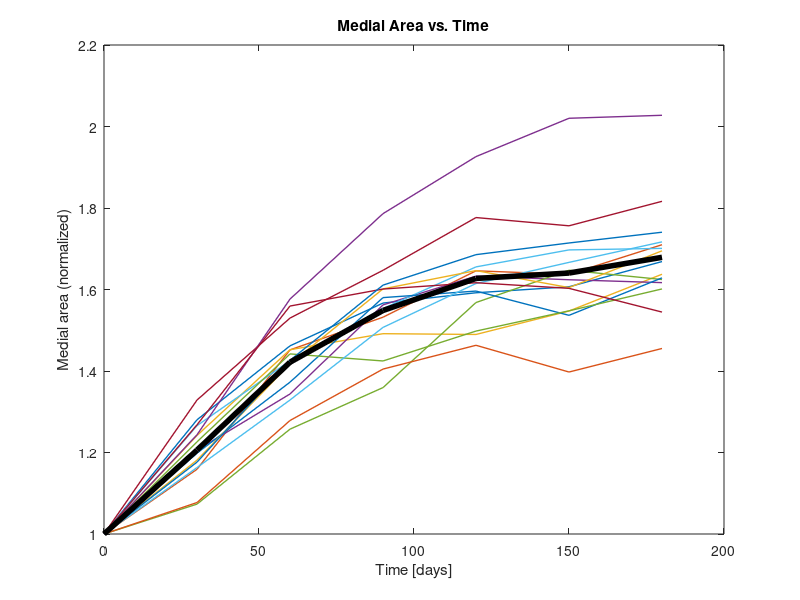

Recreate this plot in MATLAB.
% Postprocessing

clear variables
close all
clc

%% Initialize all matrices
number_of_run=15;
follow_up_points=9;

SMC_MEDIA = zeros(number_of_run,follow_up_points);
GRAFT_AREA = SMC_MEDIA;
WALL_AREA = SMC_MEDIA;
MEDIA_AREA = SMC_MEDIA;
INT_AREA = SMC_MEDIA;

TIME=(0:1:6);

%% Fill the matrices run by run
load data1
SMC_MEDIA(1,:)=SMCmedia;
GRAFT_AREA(1,:)=Graft_AREA;
WALL_AREA(1,:)=Wall_area;
MEDIA_AREA(1,:)=Med_area;
INT_AREA(1,:)=Wall_area-Med_area;

load data2
SMC_MEDIA(2,:)=SMCmedia;
GRAFT_AREA(2,:)=Graft_AREA;
WALL_AREA(2,:)=Wall_area;
MEDIA_AREA(2,:)=Med_area;
INT_AREA(2,:)=Wall_area-Med_area;

load data3
SMC_MEDIA(3,:)=SMCmedia;
GRAFT_AREA(3,:)=Graft_AREA;
WALL_AREA(3,:)=Wall_area;
MEDIA_AREA(3,:)=Med_area;
INT_AREA(3,:)=Wall_area-Med_area;

load data4
SMC_MEDIA(4,:)=SMCmedia;
GRAFT_AREA(4,:)=Graft_AREA;
WALL_AREA(4,:)=Wall_area;
MEDIA_AREA(4,:)=Med_area;
INT_AREA(4,:)=Wall_area-Med_area;

load data5
SMC_MEDIA(5,:)=SMCmedia;
GRAFT_AREA(5,:)=Graft_AREA;
WALL_AREA(5,:)=Wall_area;
MEDIA_AREA(5,:)=Med_area;
INT_AREA(5,:)=Wall_area-Med_area;

load data6
SMC_MEDIA(6,:)=SMCmedia;
GRAFT_AREA(6,:)=Graft_AREA;
WALL_AREA(6,:)=Wall_area;
MEDIA_AREA(6,:)=Med_area;
INT_AREA(6,:)=Wall_area-Med_area;

load data7
SMC_MEDIA(7,:)=SMCmedia;
GRAFT_AREA(7,:)=Graft_AREA;
WALL_AREA(7,:)=Wall_area;
MEDIA_AREA(7,:)=Med_area;
INT_AREA(7,:)=Wall_area-Med_area;

load data8
SMC_MEDIA(8,:)=SMCmedia;
GRAFT_AREA(8,:)=Graft_AREA;
WALL_AREA(8,:)=Wall_area;
MEDIA_AREA(8,:)=Med_area;
INT_AREA(8,:)=Wall_area-Med_area;

load data9
SMC_MEDIA(9,:)=SMCmedia;
GRAFT_AREA(9,:)=Graft_AREA;
WALL_AREA(9,:)=Wall_area;
MEDIA_AREA(9,:)=Med_area;
INT_AREA(9,:)=Wall_area-Med_area;

load data10
SMC_MEDIA(10,:)=SMCmedia;
GRAFT_AREA(10,:)=Graft_AREA;
WALL_AREA(10,:)=Wall_area;
MEDIA_AREA(10,:)=Med_area;
INT_AREA(10,:)=Wall_area-Med_area;

load data11
SMC_MEDIA(11,:)=SMCmedia;
GRAFT_AREA(11,:)=Graft_AREA;
WALL_AREA(11,:)=Wall_area;
MEDIA_AREA(11,:)=Med_area;
INT_AREA(11,:)=Wall_area-Med_area;

load data12
SMC_MEDIA(12,:)=SMCmedia;
GRAFT_AREA(12,:)=Graft_AREA;
WALL_AREA(12,:)=Wall_area;
MEDIA_AREA(12,:)=Med_area;
INT_AREA(12,:)=Wall_area-Med_area;

load data13
SMC_MEDIA(13,:)=SMCmedia;
GRAFT_AREA(13,:)=Graft_AREA;
WALL_AREA(13,:)=Wall_area;
MEDIA_AREA(13,:)=Med_area;
INT_AREA(13,:)=Wall_area-Med_area;

load data14
SMC_MEDIA(14,:)=SMCmedia;
GRAFT_AREA(14,:)=Graft_AREA;
WALL_AREA(14,:)=Wall_area;
MEDIA_AREA(14,:)=Med_area;
INT_AREA(14,:)=Wall_area-Med_area;

load data15
SMC_MEDIA(15,:)=SMCmedia;
GRAFT_AREA(15,:)=Graft_AREA;
WALL_AREA(15,:)=Wall_area;
MEDIA_AREA(15,:)=Med_area;
INT_AREA(15,:)=Wall_area-Med_area;



%% Take only the follow up time
INT_AREA(:,1:2) = [];
MEDIA_AREA(:,1:2) = [];
GRAFT_AREA(:,1:2) = [];

%% Normalize the trend to the initial value
for jj=1:size(INT_AREA,1)
    
    INT_AREA(jj,:) = INT_AREA(jj,:)./INT_AREA(jj,1);
    GRAFT_AREA(jj,:) = GRAFT_AREA(jj,:)./GRAFT_AREA(jj,1);
    MEDIA_AREA(jj,:) = MEDIA_AREA(jj,:)./MEDIA_AREA(jj,1);
    
end


%% Mean trends
INT_AREA_MEAN = mean(INT_AREA,1);
GRAFT_AREA_MEAN = mean(GRAFT_AREA,1);
MED_AREA_MEAN = mean(MEDIA_AREA,1);


%% Plots
TIME = 30.*TIME;

figure(1)
plot(TIME,MEDIA_AREA,'-','linewidth',1);
hold on
plot(TIME,MED_AREA_MEAN,'k-','linewidth',4);

xlabel('Time [days]')
ylabel('Medial area (normalized)')
title('Medial Area vs. Time')


